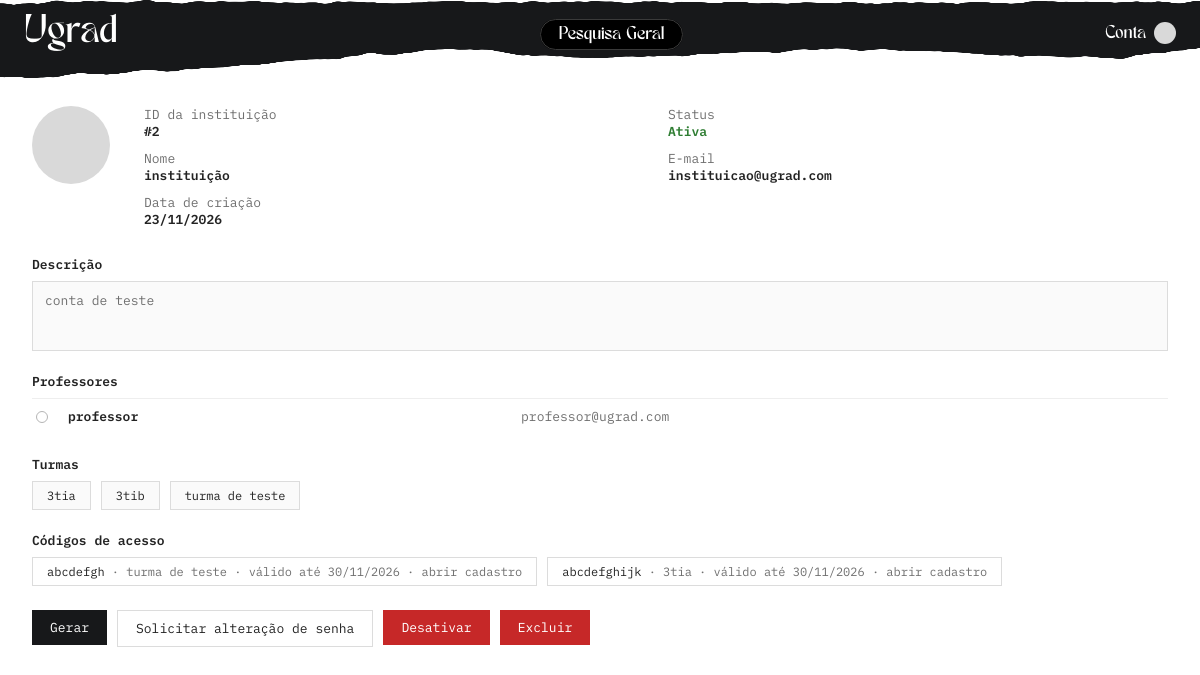
Page /admin/arq_03.php?id=2 (signed in) on the committed database.
### tables this page shows
CREATE TABLE usuarios(
  id int PRIMARY KEY AUTO_INCREMENT,
  nome varchar(64),
  email varchar(128) unique NOT NULL,
  senha varchar(128) NOT NULL,
  descricao varchar(1000),
  tipo int NOT NULL,
  ativada boolean DEFAULT TRUE,
  imagem_perfil longblob,
  data_criacao timestamp DEFAULT CURRENT_TIMESTAMP,
  FOREIGN KEY (tipo) REFERENCES tipos_usuario (id)
);

CREATE TABLE turmas(
  id int PRIMARY KEY AUTO_INCREMENT,
  nome varchar(25) NOT NULL,
  id_instituicao int NOT NULL,
  FOREIGN KEY (id_instituicao) REFERENCES usuarios(id)
);

CREATE TABLE codigo_instituicao(
  id_instituicao int NOT NULL,
  codigo varchar(30) UNIQUE NOT NULL,
  tipo_usuario int NOT NULL,
  id_turma int,
  FOREIGN KEY(id_instituicao) REFERENCES usuarios(id),
  data_criacao timestamp DEFAULT CURRENT_TIMESTAMP
);

### admin/arq_03.php (called while the page is built, shortened)
<?php
require __DIR__ . '/includes/mod_01.php';
require __DIR__ . '/includes/mod_02.php';
$id = (int)($_GET['id'] ?? 0);
$instituicao = find_instituicao($id);
$professores = professores_da_instituicao($id);
$turmas = turmas_da_instituicao($id);
$codigos = codigos_da_instituicao($id);
require __DIR__ . '/includes/mod_04.php';
require __DIR__ . '/includes/mod_06.php';
require __DIR__ . '/includes/mod_05.php';

### admin/includes/mod_02.php (called while the page is built, shortened)
<?php
function formatar_data(?string $timestamp): string {
    $t = strtotime($timestamp);
    return $t ? date('d/m/Y', $t) : '—';
}
function avatar_data_uri(?string $blob): ?string {
    if (!$blob) return null;
    $finfo = new finfo(FILEINFO_MIME_TYPE);
    $mime = $finfo->buffer($blob) ?: 'image/jpeg';
    return 'data:' . $mime . ';base64,' . base64_encode($blob);
}
function find_instituicao(int $id): ?array {
    global $pdo;
    $stmt = $pdo->prepare('SELECT u.id, u.nome, u.email, u.descricao, u.ativada, u.data_criacao, u.imagem_perfil
                            FROM usuarios u
                            JOIN tipos_usuario t ON t.id = u.tipo
                            WHERE t.nome = \'INSTITUICAO\' AND u.id = ?');
    $stmt->execute([$id]);
    $row = $stmt->fetch();
    return $row ?: null;
}
function professores_da_instituicao(int $instituicaoId): array {
    global $pdo;
    $stmt = $pdo->prepare('SELECT u.id, u.nome, u.email
                            FROM usuarios u
                            JOIN tipos_usuario t ON t.id = u.tipo
                            JOIN extra_usuarios ex ON ex.id_usuario = u.id
                            WHERE t.nome = \'PROFESSOR\' AND ex.id_instituicao = ?
                            ORDER BY u.nome');
    $stmt->execute([$instituicaoId]);
    return $stmt->fetchAll();
}
function turmas_da_instituicao(int $instituicaoId): array {
    global $pdo;
    $stmt = $pdo->prepare('SELECT id, nome FROM turmas WHERE id_instituicao = ? ORDER BY nome');
    $stmt->execute([$instituicaoId]);
    return $stmt->fetchAll();
}
function codigos_da_instituicao(int $instituicaoId): array {
    global $pdo;
    $stmt = $pdo->prepare('SELECT c.codigo, c.data_criacao, t.nome AS tipo_nome, tu.nome AS turma_nome
                            FROM codigo_instituicao c
                            JOIN tipos_usuario t ON t.id = c.tipo_usuario
                            LEFT JOIN turmas tu ON tu.id = c.id_turma
                            WHERE c.id_instituicao = ?
                            ORDER BY c.data_criacao DESC');
    $stmt->execute([$instituicaoId]);
    return $stmt->fetchAll();
}

### admin/includes/mod_06.php (the view, shortened to what this page needs)
<?php
$foto = avatar_data_uri($instituicao['imagem_perfil'] ?? null);
?>
<div class="detail-grid">
  <?php if ($foto): ?>
    <div class="detail-avatar" aria-hidden="true" style="background-image:url('<?= $foto ?>');background-size:cover;background-position:center;"></div>
  <?php else: ?>
    <div class="detail-avatar" aria-hidden="true"></div>
  <?php endif; ?>
  <div class="detail-fields">
    <div>
      <div class="field-label">ID da instituição</div>
      <div class="field-value">#<?= $instituicao['id'] ?></div>
    </div>
    <div>
      <div class="field-label">Status</div>
      <div class="field-value" style="color: <?= $instituicao['ativada'] ? 'var(--green)' : 'var(--red)' ?>;"><?= $instituicao['ativada'] ? 'Ativa' : 'Desativada' ?></div>
    </div>
    <div>
      <div class="field-label">Nome</div>
      <div class="field-value"><?= htmlspecialchars($instituicao['nome']) ?></div>
    </div>
    <div>
      <div class="field-label">E-mail</div>
      <div class="field-value"><?= htmlspecialchars($instituicao['email']) ?></div>
    </div>
    <div>
      <div class="field-label">Data de criação</div>
      <div class="field-value"><?= htmlspecialchars(formatar_data($instituicao['data_criacao'])) ?></div>
    </div>
  </div>
</div>
<div class="block">
  <h2>Descrição</h2>
  <div class="desc-box"><?= htmlspecialchars($instituicao['descricao'] ?: 'Sem descrição.') ?></div>
</div>
<div class="block">
  <h2>Professores</h2>
  <?php foreach ($professores as $p): ?>
    <div class="user-row">
      <span class="radio" aria-hidden="true"></span>
      <a class="user-name detail-trigger" href="arq_02.php?id=<?= $p['id'] ?>" data-id="<?= $p['id'] ?>" data-type="usuario"><?= htmlspecialchars($p['nome']) ?></a>
      <span class="dim"><?= htmlspecialchars($p['email']) ?></span>
    </div>
  <?php endforeach; ?>
</div>
<div class="block">
  <h2>Turmas</h2>
  <div class="chip-row">
    <?php foreach ($turmas as $t): ?>
      <a class="chip detail-trigger" href="arq_04.php?id=<?= $t['id'] ?>" data-type="turma" data-id="<?= $t['id'] ?>"><?= htmlspecialchars($t['nome']) ?></a>
    <?php endforeach; ?>
  </div>
</div>
<div class="block">
  <h2>Códigos de acesso</h2>
  <div class="chip-row">
    <?php foreach ($codigos as $c): ?>
      <?php $expirado = strtotime($c['data_criacao'] . ' +7 days') < strtotime('today'); ?>
      <span class="chip"><?= htmlspecialchars($c['codigo']) ?> <span class="dim">· <?= htmlspecialchars($c['turma_nome'] ?? 'Instituição') ?> · <?= $expirado ? 'expirado em ' : 'válido até ' ?><?= date('d/m/Y', strtotime($c['data_criacao'] . ' +7 days')) ?></span>
        <?php if (file_exists(__DIR__ . '/../../codigo_instituicao.php') && !$expirado): ?>
          <a class="dim" href="../codigo_instituicao.php?codigo=<?= urlencode($c['codigo']) ?>" target="_blank" rel="noopener">· abrir cadastro</a>
        <?php endif; ?>
      </span>
    <?php endforeach; ?>
  </div>
</div>
<div class="actions-row">
  <form method="post" action="arq_03.php?id=<?= $instituicao['id'] ?>" class="ajax-action-form">
    <button type="submit" class="btn btn-dark">Gerar</button>
  </form>
  <form method="post" action="arq_03.php?id=<?= $instituicao['id'] ?>" class="ajax-action-form" data-confirm="Gerar uma nova senha temporária para esta instituição e enviar por e-mail? A senha atual deixa de funcionar.">
    <button type="submit" class="btn btn-outline">Solicitar alteração de senha</button>
  </form>
  <?php if ($instituicao['ativada']): ?>
    <form method="post" action="arq_03.php?id=<?= $instituicao['id'] ?>" class="ajax-action-form" data-confirm="Desativar esta instituição?">
      <button type="submit" class="btn btn-danger">Desativar</button>
    </form>
  <?php endif; ?>
  <form method="post" action="arq_03.php?id=<?= $instituicao['id'] ?>" class="ajax-action-form" data-confirm="Tem certeza que deseja excluir esta instituição?">
    <button type="submit" class="btn btn-danger">Excluir</button>
  </form>
</div>

### admin/css/painel_estilo.css (style rules this page uses)
:root { --black: #17181a; --near-black: #222325; --grey-bg: #9a9a9a; --card-bg: #ffffff; --border: #dcdcdc; --text: #232323; --text-muted: #6f6f6f; --red: #c62828; --red-dark: #a11f1f; --green: #2e7d32; --radius: 0; --font: 'IBM Plex Mono', 'Courier New', monospace; --soft-bg: #fafafa; --avatar-bg: #d9d9d9; --row-selected-bg: #f4f4f4; --fs-2xs: 10px; --fs-xs: 11px; --fs-sm: 12px; --fs-base: 13px; --fs-md: 14px; --fs-lg: 16px; --fs-xl: 18px; --fw-regular: 400; --fw-semibold: 600; }
* { box-sizing: border-box; }
button, input, textarea, select { font-family: inherit; }
body { margin: 0; font-family: var(--font); background: var(--grey-bg); color: var(--text); min-height: 100vh; transition: background-color .15s ease, color .15s ease; }
a { color: inherit; text-decoration: none; }
.user-row { display: grid; grid-template-columns: 22px 1.4fr 1fr 1fr; align-items: center; gap: 10px; padding: 9px 4px; font-size: var(--fs-base); border-top: 1px solid #eee; }
.user-row .radio { width: 12px; height: 12px; border-radius: 50%; border: 1px solid #b5b5b5; display: inline-block; }
.user-row a.user-name { font-weight: var(--fw-semibold); }
.user-row span.dim { color: var(--text-muted); }
.detail-grid { display: grid; grid-template-columns: 90px 1fr; gap: 22px; margin-bottom: 22px; }
.detail-avatar { width: 78px; height: 78px; border-radius: 50%; background: var(--avatar-bg); }
.detail-fields { display: grid; grid-template-columns: 1fr 1fr; gap: 4px 24px; font-size: var(--fs-base); }
.detail-fields .field-label { color: var(--text-muted); }
.detail-fields .field-value { font-weight: var(--fw-semibold); margin-bottom: 6px; }
.block { margin-bottom: 22px; }
.block h2 { font-size: var(--fs-base); font-weight: var(--fw-semibold); text-transform: none; margin: 0 0 8px; display: flex; align-items: center; gap: 6px; }
.desc-box { border: 1px solid var(--border); border-radius: var(--radius); min-height: 70px; padding: 10px 12px; font-size: var(--fs-base); color: var(--text-muted); background: var(--soft-bg); }
.chip-row { display: flex; gap: 10px; flex-wrap: wrap; }
.chip { border: 1px solid var(--border); border-radius: var(--radius); padding: 6px 14px; font-size: var(--fs-sm); }
.actions-row { display: flex; gap: 10px; flex-wrap: wrap; margin-top: 24px; }
.btn { border: none; border-radius: var(--radius); padding: 9px 18px; font-size: var(--fs-base); cursor: pointer; }
.btn-dark { background: var(--black); color: #fff; }
.btn-danger { background: var(--red); color: #fff; }
.btn-outline { background: #fff; border: 1px solid var(--border); color: var(--text); }
.dim { color: var(--text-muted); }
a.chip.detail-trigger, .field-value a.detail-trigger { cursor: pointer; }
a.chip.detail-trigger { background: var(--soft-bg); }

### rows in the picture
usuarios: id "2", nome "instituição", email "instituicao@ugrad.com", data_criacao "23/11/2026", descricao "conta de teste"
usuarios: nome "professor", email "professor@ugrad.com"
turmas: nome "3tia"
turmas: nome "3tib"
turmas: nome "turma de teste"
codigo_instituicao: codigo "abcdefgh", id_turma.nome "turma de teste", shows "válido até", data_criacao "30/11/2026"
codigo_instituicao: codigo "abcdefghijk", id_turma.nome "3tia", shows "válido até", data_criacao "30/11/2026"
